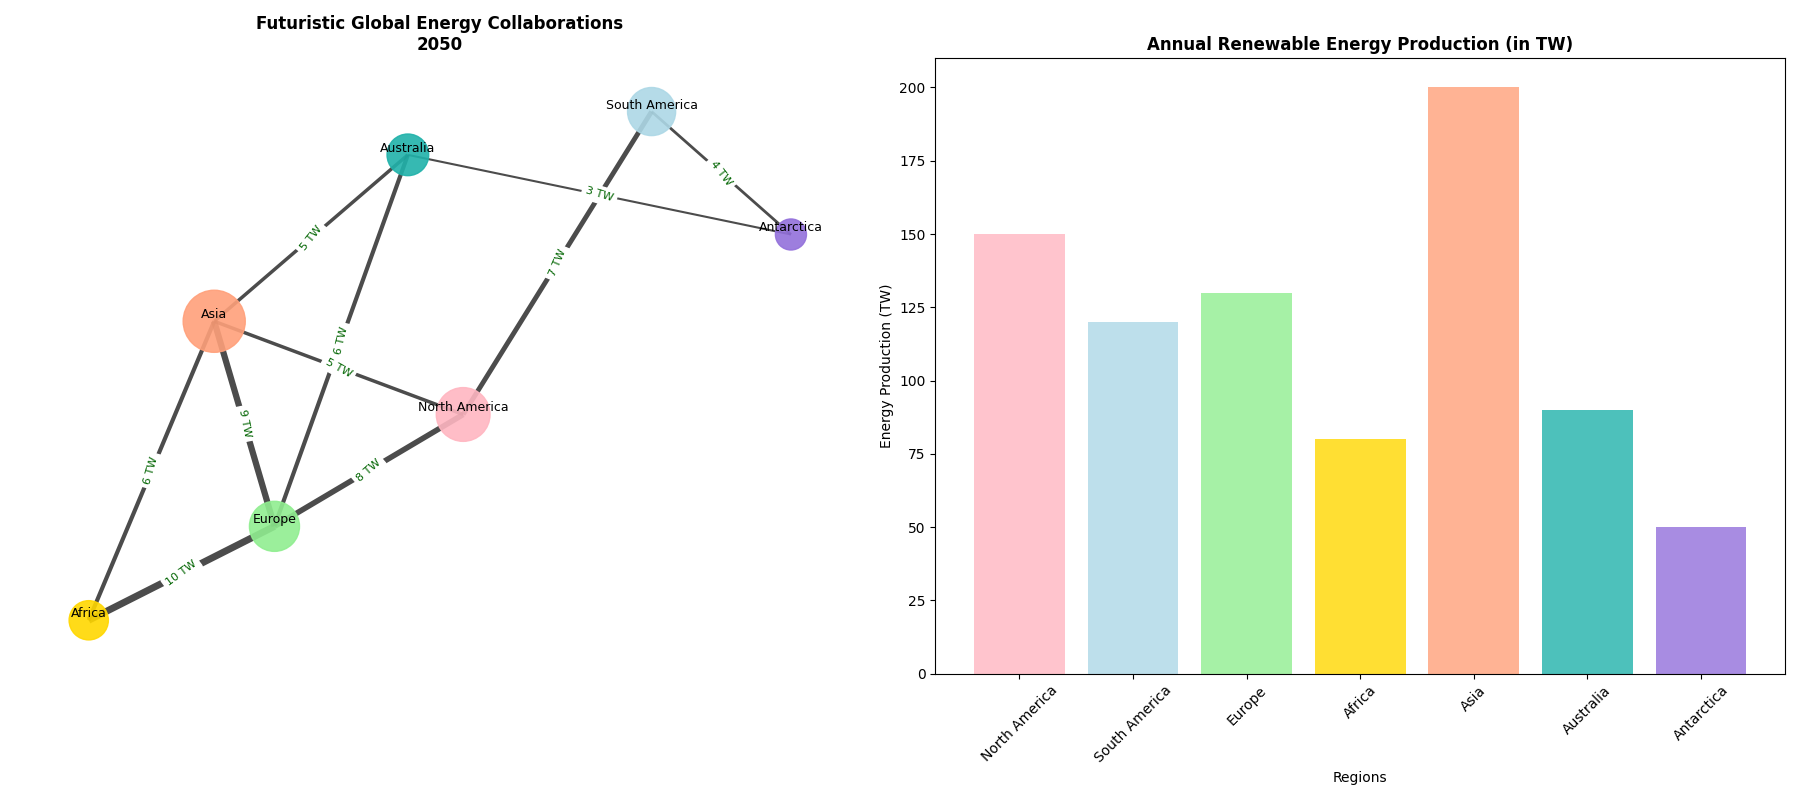

Source code (Python):
import matplotlib.pyplot as plt
import networkx as nx
import numpy as np

# Backstory: Exploration of energy collaboration among different regions in a futuristic world, where regions share renewable energy resources.
regions = [
    "North America", "South America", "Europe", "Africa",
    "Asia", "Australia", "Antarctica"
]

# Define the collaborations with weights representing energy exchange capacity (in terawatts)
energy_exchanges = [
    ("North America", "South America", 7),
    ("North America", "Europe", 8),
    ("Europe", "Africa", 10),
    ("Africa", "Asia", 6),
    ("Asia", "Australia", 5),
    ("Australia", "Antarctica", 3),
    ("Antarctica", "South America", 4),
    ("Europe", "Asia", 9),
    ("North America", "Asia", 5),
    ("Europe", "Australia", 6),
]

# Annual renewable energy production in terawatts
annual_energy_production = {
    "North America": 150,
    "South America": 120,
    "Europe": 130,
    "Africa": 80,
    "Asia": 200,
    "Australia": 90,
    "Antarctica": 50
}

# Create an undirected graph
G = nx.Graph()
G.add_nodes_from(regions)
G.add_weighted_edges_from(energy_exchanges)

# Define positions using spring layout
pos = nx.spring_layout(G, seed=42)

# Node attributes
node_colors = ['#FFB6C1', '#ADD8E6', '#90EE90', '#FFD700', '#FFA07A', '#20B2AA', '#9370DB']
node_sizes = [annual_energy_production[region] * 10 for region in regions]

# Set up subplots
fig, axes = plt.subplots(1, 2, figsize=(18, 8))
plt.subplots_adjust(wspace=0.4)

# Plot 1: Network Graph
nx.draw_networkx_nodes(G, pos, ax=axes[0], node_size=node_sizes, node_color=node_colors, alpha=0.9)
edge_weights = nx.get_edge_attributes(G, 'weight')
nx.draw_networkx_edges(G, pos, ax=axes[0], width=[0.5 * weight for weight in edge_weights.values()], alpha=0.7)
nx.draw_networkx_labels(G, pos, ax=axes[0], font_size=9, font_family='sans-serif', verticalalignment='bottom')
edge_labels = {(u, v): f"{d['weight']} TW" for u, v, d in G.edges(data=True)}
nx.draw_networkx_edge_labels(G, pos, ax=axes[0], edge_labels=edge_labels, font_color='darkgreen', font_size=8)
axes[0].set_title("Futuristic Global Energy Collaborations\n2050", fontsize=12, fontweight='bold')
axes[0].axis('off')

# Plot 2: Bar Chart for Annual Renewable Energy Production
regions_list = list(annual_energy_production.keys())
energy_values = list(annual_energy_production.values())
axes[1].bar(regions_list, energy_values, color=node_colors, alpha=0.8)
axes[1].set_title("Annual Renewable Energy Production (in TW)", fontsize=12, fontweight='bold')
axes[1].set_ylabel("Energy Production (TW)")
axes[1].set_xlabel("Regions")
axes[1].tick_params(axis='x', rotation=45)

# Automatically adjust layout
plt.tight_layout()

# Show the plot
plt.show()
